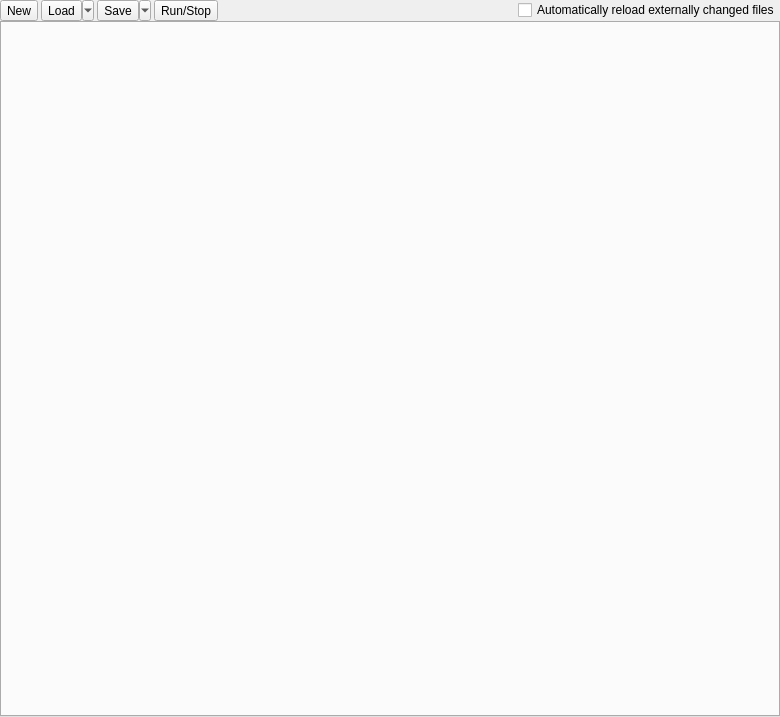
<?xml version="1.0" encoding="UTF-8"?>
<ui version="4.0">
 <class>ScriptEditorWindow</class>
 <widget class="QWidget" name="ScriptEditorWindow">
  <property name="windowModality">
   <enum>Qt::NonModal</enum>
  </property>
  <property name="geometry">
   <rect>
    <x>0</x>
    <y>0</y>
    <width>780</width>
    <height>717</height>
   </rect>
  </property>
  <property name="minimumSize">
   <size>
    <width>400</width>
    <height>250</height>
   </size>
  </property>
  <property name="windowTitle">
   <string>Script Editor</string>
  </property>
  <property name="styleSheet">
   <string notr="true">font-family: Helvetica, Arial, sans-serif;</string>
  </property>
  <layout class="QVBoxLayout" name="verticalLayout">
   <property name="spacing">
    <number>0</number>
   </property>
   <property name="leftMargin">
    <number>0</number>
   </property>
   <property name="topMargin">
    <number>0</number>
   </property>
   <property name="rightMargin">
    <number>0</number>
   </property>
   <property name="bottomMargin">
    <number>0</number>
   </property>
   <item>
    <layout class="QHBoxLayout" name="horizontalLayout" stretch="0,0,0,0,0,0">
     <property name="spacing">
      <number>3</number>
     </property>
     <property name="sizeConstraint">
      <enum>QLayout::SetNoConstraint</enum>
     </property>
     <property name="leftMargin">
      <number>0</number>
     </property>
     <property name="topMargin">
      <number>0</number>
     </property>
     <item>
      <widget class="QToolButton" name="newButton">
       <property name="toolTip">
        <string>New Script (Ctrl+N)</string>
       </property>
       <property name="text">
        <string>New</string>
       </property>
       <property name="iconSize">
        <size>
         <width>32</width>
         <height>32</height>
        </size>
       </property>
      </widget>
     </item>
     <item>
      <widget class="QToolButton" name="loadButton">
       <property name="minimumSize">
        <size>
         <width>30</width>
         <height>0</height>
        </size>
       </property>
       <property name="baseSize">
        <size>
         <width>25</width>
         <height>0</height>
        </size>
       </property>
       <property name="toolTip">
        <string>Load Script (Ctrl+O)</string>
       </property>
       <property name="text">
        <string>Load</string>
       </property>
       <property name="iconSize">
        <size>
         <width>32</width>
         <height>32</height>
        </size>
       </property>
       <property name="checkable">
        <bool>false</bool>
       </property>
       <property name="popupMode">
        <enum>QToolButton::MenuButtonPopup</enum>
       </property>
       <property name="toolButtonStyle">
        <enum>Qt::ToolButtonIconOnly</enum>
       </property>
      </widget>
     </item>
     <item>
      <widget class="QToolButton" name="saveButton">
       <property name="minimumSize">
        <size>
         <width>30</width>
         <height>0</height>
        </size>
       </property>
       <property name="baseSize">
        <size>
         <width>32</width>
         <height>0</height>
        </size>
       </property>
       <property name="focusPolicy">
        <enum>Qt::NoFocus</enum>
       </property>
       <property name="contextMenuPolicy">
        <enum>Qt::NoContextMenu</enum>
       </property>
       <property name="toolTip">
        <string>Save Script (Ctrl+S)</string>
       </property>
       <property name="text">
        <string>Save</string>
       </property>
       <property name="iconSize">
        <size>
         <width>32</width>
         <height>32</height>
        </size>
       </property>
       <property name="autoRepeatDelay">
        <number>316</number>
       </property>
       <property name="popupMode">
        <enum>QToolButton::MenuButtonPopup</enum>
       </property>
      </widget>
     </item>
     <item>
      <widget class="QToolButton" name="toggleRunButton">
       <property name="toolTip">
        <string>Toggle Run Script (F5)</string>
       </property>
       <property name="text">
        <string>Run/Stop</string>
       </property>
       <property name="iconSize">
        <size>
         <width>32</width>
         <height>32</height>
        </size>
       </property>
      </widget>
     </item>
     <item>
      <spacer name="horizontalSpacer">
       <property name="orientation">
        <enum>Qt::Horizontal</enum>
       </property>
       <property name="sizeHint" stdset="0">
        <size>
         <width>40</width>
         <height>20</height>
        </size>
       </property>
      </spacer>
     </item>
     <item>
      <widget class="QCheckBox" name="autoReloadCheckBox">
       <property name="styleSheet">
        <string notr="true">font: 13px &quot;Helvetica&quot;,&quot;Arial&quot;,&quot;sans-serif&quot;;</string>
       </property>
       <property name="text">
        <string>Automatically reload externally changed files</string>
       </property>
      </widget>
     </item>
    </layout>
   </item>
   <item>
    <widget class="QTabWidget" name="tabWidget">
     <property name="enabled">
      <bool>true</bool>
     </property>
     <property name="minimumSize">
      <size>
       <width>250</width>
       <height>80</height>
      </size>
     </property>
     <property name="tabPosition">
      <enum>QTabWidget::West</enum>
     </property>
     <property name="tabShape">
      <enum>QTabWidget::Triangular</enum>
     </property>
     <property name="currentIndex">
      <number>-1</number>
     </property>
     <property name="elideMode">
      <enum>Qt::ElideNone</enum>
     </property>
     <property name="tabsClosable">
      <bool>true</bool>
     </property>
     <property name="movable">
      <bool>true</bool>
     </property>
    </widget>
   </item>
  </layout>
 </widget>
 <resources/>
 <connections>
  <connection>
   <sender>saveButton</sender>
   <signal>clicked()</signal>
   <receiver>ScriptEditorWindow</receiver>
   <slot>saveScriptClicked()</slot>
   <hints>
    <hint type="sourcelabel">
     <x>236</x>
     <y>10</y>
    </hint>
    <hint type="destinationlabel">
     <x>199</x>
     <y>264</y>
    </hint>
   </hints>
  </connection>
  <connection>
   <sender>toggleRunButton</sender>
   <signal>clicked()</signal>
   <receiver>ScriptEditorWindow</receiver>
   <slot>toggleRunScriptClicked()</slot>
   <hints>
    <hint type="sourcelabel">
     <x>330</x>
     <y>10</y>
    </hint>
    <hint type="destinationlabel">
     <x>199</x>
     <y>264</y>
    </hint>
   </hints>
  </connection>
  <connection>
   <sender>newButton</sender>
   <signal>clicked()</signal>
   <receiver>ScriptEditorWindow</receiver>
   <slot>newScriptClicked()</slot>
   <hints>
    <hint type="sourcelabel">
     <x>58</x>
     <y>10</y>
    </hint>
    <hint type="destinationlabel">
     <x>199</x>
     <y>264</y>
    </hint>
   </hints>
  </connection>
  <connection>
   <sender>loadButton</sender>
   <signal>clicked()</signal>
   <receiver>ScriptEditorWindow</receiver>
   <slot>loadScriptClicked()</slot>
   <hints>
    <hint type="sourcelabel">
     <x>85</x>
     <y>10</y>
    </hint>
    <hint type="destinationlabel">
     <x>199</x>
     <y>264</y>
    </hint>
   </hints>
  </connection>
  <connection>
   <sender>tabWidget</sender>
   <signal>currentChanged(int)</signal>
   <receiver>ScriptEditorWindow</receiver>
   <slot>tabSwitched(int)</slot>
   <hints>
    <hint type="sourcelabel">
     <x>352</x>
     <y>360</y>
    </hint>
    <hint type="destinationlabel">
     <x>352</x>
     <y>340</y>
    </hint>
   </hints>
  </connection>
  <connection>
   <sender>tabWidget</sender>
   <signal>tabCloseRequested(int)</signal>
   <receiver>ScriptEditorWindow</receiver>
   <slot>tabCloseRequested(int)</slot>
   <hints>
    <hint type="sourcelabel">
     <x>352</x>
     <y>360</y>
    </hint>
    <hint type="destinationlabel">
     <x>352</x>
     <y>340</y>
    </hint>
   </hints>
  </connection>
 </connections>
</ui>
